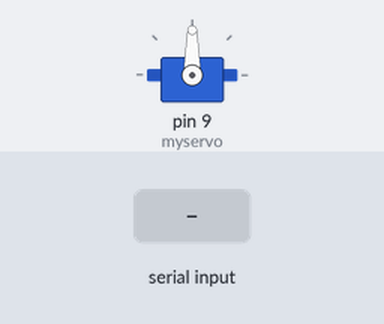
Recording of a sketch running on a simulated Arduino Uno, built with avr-gcc and run on an emulated ATmega328P. Shown: servo. The inputs (shaded band) are chosen by the test bench. What the sketch prints to the serial monitor is not drawn.

Above: at 1.2 s.
1.3 s: "on" received over the second serial link
At 2.45 s:
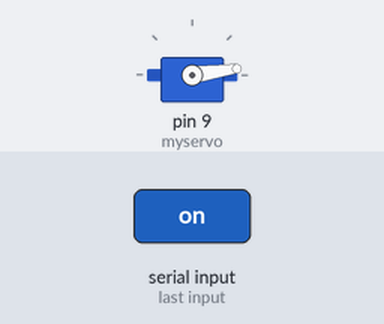
At 3.05 s:
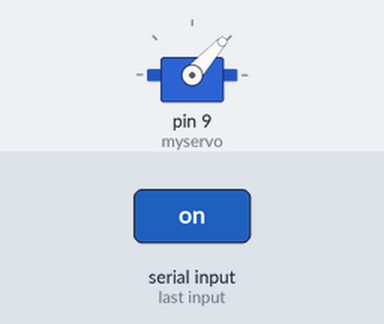
7.3 s: "off" received over the second serial link
10.2 s: "1" received over the second serial link
Timing chart, 0 to 13.2 s (numbered marks = the images above; inputs shaded):
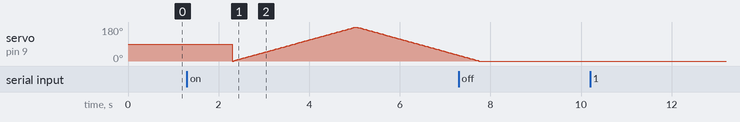

The sketch:

Servo_bluetooth.ino
```cpp
#include <SoftwareSerial.h>
#include <Servo.h>
Servo myservo;
int pos = 0;
String value;
int TxD = 11;
int RxD = 10;
int servoposition;
SoftwareSerial bluetooth(TxD, RxD);

void setup() {
  myservo.attach(9);
  Serial.begin(9600);       // start serial communication at 9600bps
  bluetooth.begin(9600);
}

void loop() {

  Serial.println(value);
 if (bluetooth.available())
   {
    value = bluetooth.readString();


    if (value == "on"){
     for (pos = 0; pos <= 180; pos += 1) { // goes from 0 degrees to 180 degrees
    // in steps of 1 degree
    myservo.write(pos);              // tell servo to go to position in variable 'pos'
    delay(15);                       // waits 15ms for the servo to reach the position
  }
  for (pos = 180; pos >= 0; pos -= 1) { // goes from 180 degrees to 0 degrees
    myservo.write(pos);              // tell servo to go to position in variable 'pos'
    delay(15);                       // waits 15ms for the servo to reach the position
  }

      }


          if (value == "off"){


      }


   } }
```
